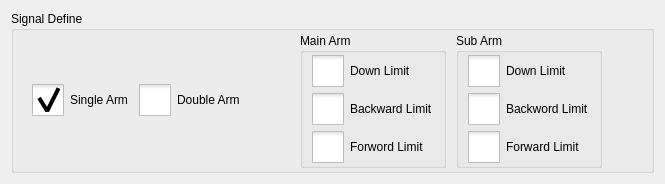
     <widget class="QWidget" name="tab_3">
      <attribute name="title">
       <string>Signal Define</string>
      </attribute>
      <layout class="QHBoxLayout" name="horizontalLayout_6">
       <item>
        <widget class="QGroupBox" name="signalDefineBox">
         <property name="title">
          <string>Signal Define</string>
         </property>
         <layout class="QVBoxLayout" name="verticalLayout_3">
          <property name="topMargin">
           <number>2</number>
          </property>
          <property name="bottomMargin">
           <number>2</number>
          </property>
          <item>
           <widget class="QWidget" name="widget" native="true">
            <layout class="QHBoxLayout" name="horizontalLayout">
             <property name="spacing">
              <number>10</number>
             </property>
             <property name="leftMargin">
              <number>9</number>
             </property>
             <property name="topMargin">
              <number>0</number>
             </property>
             <property name="rightMargin">
              <number>0</number>
             </property>
             <property name="bottomMargin">
              <number>0</number>
             </property>
             <item>
              <widget class="QCheckBox" name="singleArmButton">
               <property name="styleSheet">
                <string notr="true">::indicator {
     width: 32px;
     height: 32px;
 }

::indicator:unchecked 
{
     image: url(:/resource/check_unchecked.png);
 }
::indicator:checked 
{
     image: url(:/resource/check_checked.png);
 }

QRadioButton::indicator:checked:disabled
{
 image: url(:/resource/check_checked_disable.png);
}

QRadioButton::indicator:unchecked:disabled
{
 image: url(:/resource/check_unchecked_disable.png);
}



</string>
               </property>
               <property name="text">
                <string>Single Arm</string>
               </property>
               <property name="checkable">
                <bool>true</bool>
               </property>
               <property name="checked">
                <bool>true</bool>
               </property>
               <property name="autoExclusive">
                <bool>true</bool>
               </property>
               <attribute name="buttonGroup">
                <string notr="true">buttonGroup</string>
               </attribute>
              </widget>
             </item>
             <item>
              <widget class="QCheckBox" name="doubleArmButton">
               <property name="styleSheet">
                <string notr="true">::indicator {
     width: 32px;
     height: 32px;
 }

::indicator:unchecked 
{
     image: url(:/resource/check_unchecked.png);
 }
::indicator:checked 
{
     image: url(:/resource/check_checked.png);
 }

QRadioButton::indicator:checked:disabled
{
 image: url(:/resource/check_checked_disable.png);
}

QRadioButton::indicator:unchecked:disabled
{
 image: url(:/resource/check_unchecked_disable.png);
}



</string>
               </property>
               <property name="text">
                <string>Double Arm</string>
               </property>
               <property name="checkable">
                <bool>true</bool>
               </property>
               <property name="autoExclusive">
                <bool>true</bool>
               </property>
               <attribute name="buttonGroup">
                <string notr="true">buttonGroup</string>
               </attribute>
              </widget>
             </item>
             <item>
              <spacer name="horizontalSpacer">
               <property name="orientation">
                <enum>Qt::Horizontal</enum>
               </property>
               <property name="sizeHint" stdset="0">
                <size>
                 <width>40</width>
                 <height>20</height>
                </size>
               </property>
              </spacer>
             </item>
             <item>
              <layout class="QHBoxLayout" name="horizontalLayout_2">
               <property name="leftMargin">
                <number>9</number>
               </property>
               <item>
                <widget class="QGroupBox" name="mainArmBox">
                 <property name="title">
                  <string>Main Arm</string>
                 </property>
                 <layout class="QVBoxLayout" name="verticalLayout">
                  <property name="topMargin">
                   <number>2</number>
                  </property>
                  <property name="bottomMargin">
                   <number>2</number>
                  </property>
                  <item>
                   <widget class="QCheckBox" name="mainArmDownLimitButton">
                    <property name="styleSheet">
                     <string notr="true">::indicator {
     width: 32px;
     height: 32px;
 }

::indicator:unchecked 
{
     image: url(:/resource/check_unchecked.png);
 }
::indicator:checked 
{
     image: url(:/resource/check_checked.png);
 }



</string>
                    </property>
                    <property name="text">
                     <string>Down Limit</string>
                    </property>
                    <property name="checkable">
                     <bool>true</bool>
                    </property>
                   </widget>
                  </item>
                  <item>
                   <widget class="QCheckBox" name="mainArmBackwardLimitButton">
                    <property name="styleSheet">
                     <string notr="true">::indicator {
     width: 32px;
     height: 32px;
 }

::indicator:unchecked 
{
     image: url(:/resource/check_unchecked.png);
 }
::indicator:checked 
{
     image: url(:/resource/check_checked.png);
 }
</string>
                    </property>
                    <property name="text">
                     <string>Backward Limit</string>
                    </property>
                    <property name="checkable">
                     <bool>true</bool>
                    </property>
                   </widget>
                  </item>
                  <item>
                   <widget class="QCheckBox" name="mainArmForwardLimitButton">
                    <property name="styleSheet">
                     <string notr="true">::indicator {
     width: 32px;
     height: 32px;
 }

::indicator:unchecked 
{
     image: url(:/resource/check_unchecked.png);
 }
::indicator:checked 
{
     image: url(:/resource/check_checked.png);
 }

</string>
                    </property>
                    <property name="text">
                     <string>Forword Limit</string>
                    </property>
                    <property name="checkable">
                     <bool>true</bool>
                    </property>
                   </widget>
                  </item>
                 </layout>
                </widget>
               </item>
               <item>
                <widget class="QGroupBox" name="subArmBox">
                 <property name="styleSheet">
                  <string notr="true">QCheckBox::indicator {
     width: 32px;
     height: 32px;
 }

QCheckBox::indicator:unchecked 
{
     image: url(:/resource/check_unchecked.png);
 }
QCheckBox::indicator:checked 
{
     image: url(:/resource/check_checked.png);
 }

QCheckBox::indicator:checked:disabled
{
 image: url(:/resource/check_checked_disable.png);
}

QCheckBox::indicator:unchecked:disabled
{
 image: url(:/resource/check_unchecked_disable.png);
}



</string>
                 </property>
                 <property name="title">
                  <string>Sub Arm</string>
                 </property>
                 <layout class="QVBoxLayout" name="verticalLayout_2">
                  <property name="topMargin">
                   <number>2</number>
                  </property>
                  <property name="bottomMargin">
                   <number>2</number>
                  </property>
                  <item>
                   <widget class="QCheckBox" name="subArmDownLimitButton">
                    <property name="text">
                     <string>Down Limit</string>
                    </property>
                    <property name="checkable">
                     <bool>true</bool>
                    </property>
                   </widget>
                  </item>
                  <item>
                   <widget class="QCheckBox" name="subArmBackwardLimitButton">
                    <property name="text">
                     <string>Backword Limit</string>
                    </property>
                    <property name="checkable">
                     <bool>true</bool>
                    </property>
                   </widget>
                  </item>
                  <item>
                   <widget class="QCheckBox" name="subArmForwardLimitButton">
                    <property name="text">
                     <string>Forward Limit</string>
                    </property>
                    <property name="checkable">
                     <bool>true</bool>
                    </property>
                   </widget>
                  </item>
                 </layout>
                </widget>
               </item>
               <item>
                <spacer name="horizontalSpacer_2">
                 <property name="orientation">
                  <enum>Qt::Horizontal</enum>
                 </property>
                 <property name="sizeHint" stdset="0">
                  <size>
                   <width>40</width>
                   <height>20</height>
                  </size>
                 </property>
                </spacer>
               </item>
              </layout>
             </item>
            </layout>
           </widget>
          </item>
         </layout>
        </widget>
       </item>
      </layout>
     </widget>
